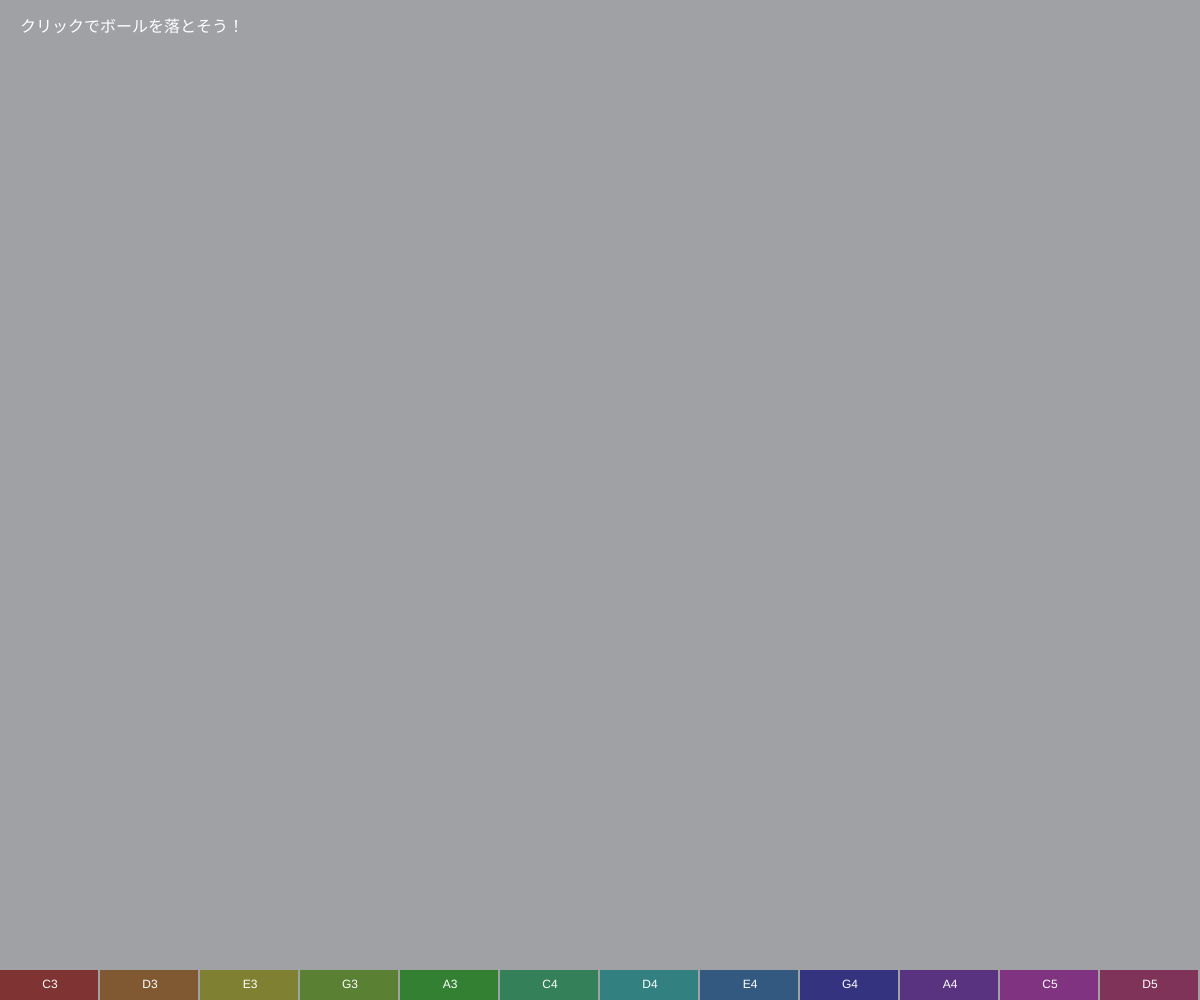
Frame 1 (no input)
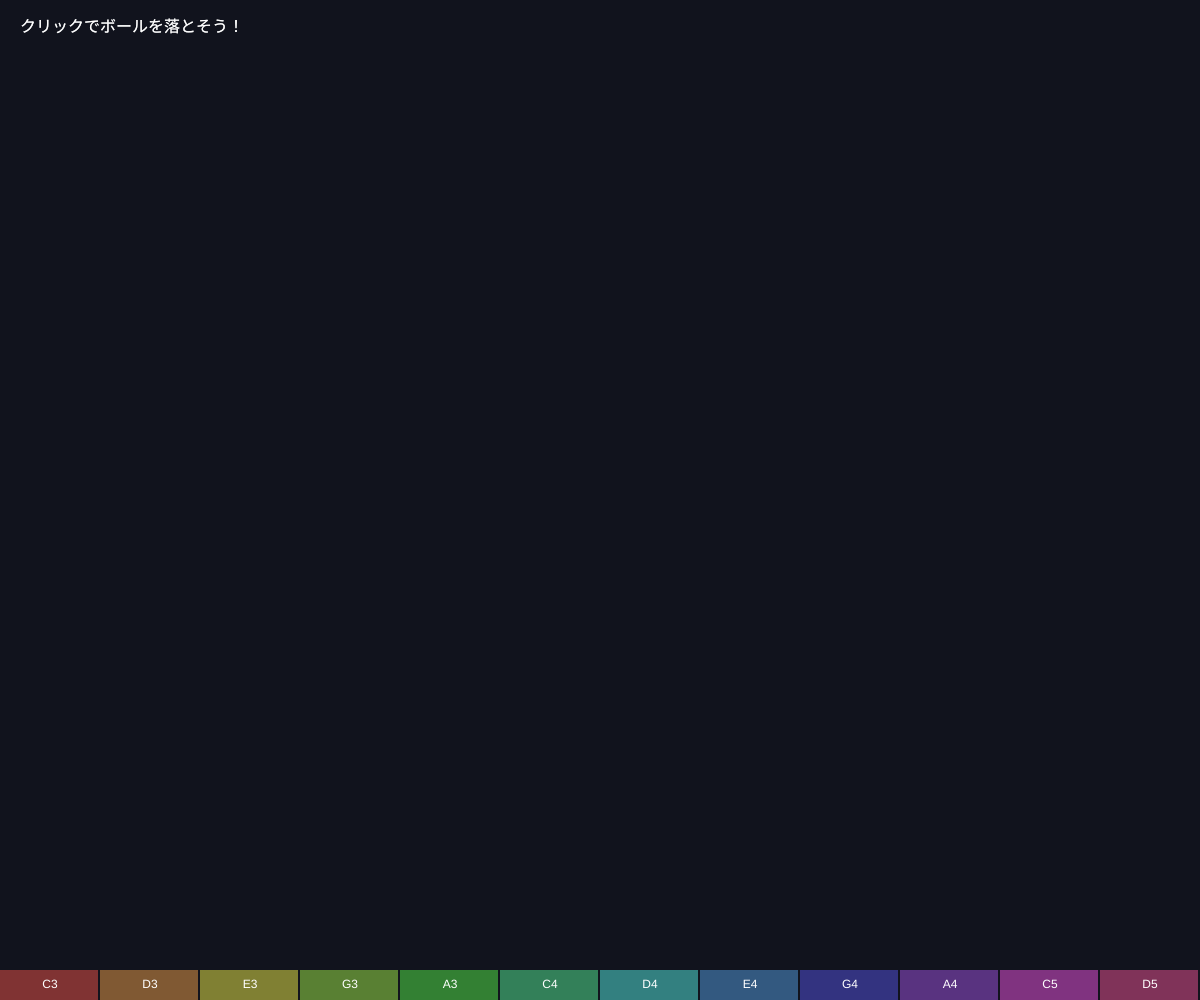
Frame 60 (no input)
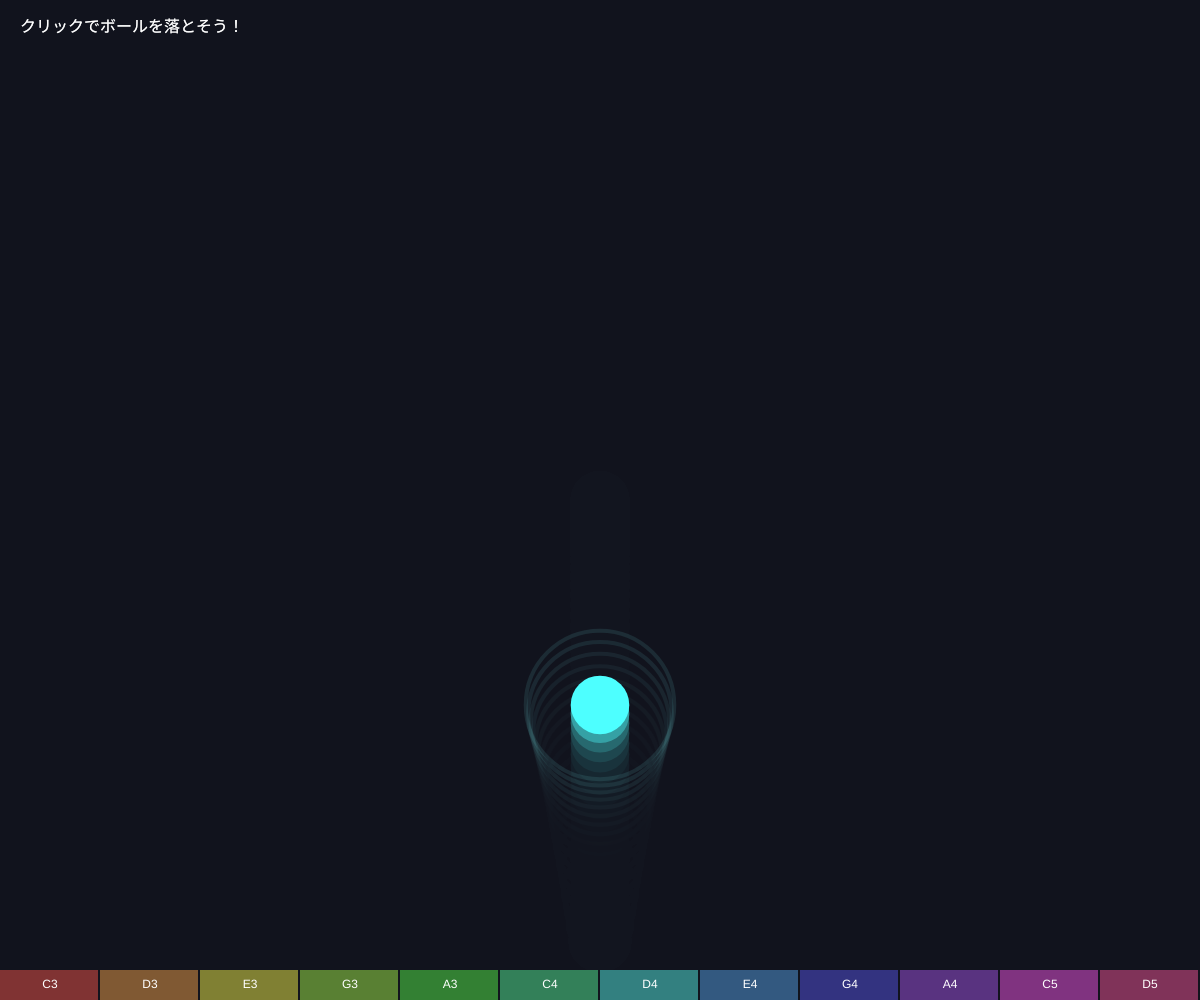
Frame 120 (the mouse pressed at the canvas centre since frame 60)

The p5.js sketch that drew these frames (run headless with seeded random() and noise() and a simulated clock; from frame 60 on, the mouse is pressed at the canvas centre):

// p5.js sketch
// ── sketch.js
// ============================================
// 07 音の出るボール
// クリックするとボールが落ちて、床で跳ねるたびに音が鳴る
// 左ほど低い音、右ほど高い音
// ============================================

let balls = [];

// ペンタトニック・スケール（どの音を組み合わせてもきれいに聞こえる音階）
let notes = ['C3', 'D3', 'E3', 'G3', 'A3', 'C4', 'D4', 'E4', 'G4', 'A4', 'C5', 'D5'];

function setup() {
  createCanvas(windowWidth, windowHeight);
  colorMode(HSB, 360, 100, 100, 100);
}

function draw() {
  background(230, 40, 12, 40);

  // ---- 床（音のゾーン）を描く ----
  let zoneW = width / notes.length;
  for (let i = 0; i < notes.length; i++) {
    noStroke();
    fill(i * 30, 60, 50);
    rect(i * zoneW, height - 30, zoneW - 2, 30);
    fill(0, 0, 100);
    textAlign(CENTER, CENTER);
    textSize(12);
    text(notes[i], i * zoneW + zoneW / 2, height - 15);
  }

  // ---- ボールを動かす ----
  for (let b of balls) {
    b.vy = b.vy + 0.5; // 重力
    b.y = b.y + b.vy;

    // 床にぶつかったら跳ね返る
    let floor = height - 30 - b.r;
    if (b.y > floor) {
      b.y = floor;
      if (abs(b.vy) > 2) {
        // ぶつかった強さで音の大きさを決める
        let volume = map(abs(b.vy), 0, 25, 0.05, 0.5, true);
        playNote(b.note, volume, 0.4); // 音を鳴らす（音名, 大きさ, 長さ）
        b.flash = 100; // 光らせる
      }
      b.vy = b.vy * -0.85; // 跳ね返り（少しずつ弱くなる）
    }

    // ボールを描く
    noStroke();
    fill(b.hue, 70, 100);
    circle(b.x, b.y, b.r * 2);

    // ぶつかった瞬間に光の輪を出す
    if (b.flash > 0) {
      noFill();
      stroke(b.hue, 50, 100, b.flash);
      strokeWeight(4);
      circle(b.x, b.y, b.r * 2 + (100 - b.flash));
      b.flash = b.flash - 5;
    }
  }

  // ボールが多すぎたら古いものから消す
  if (balls.length > 25) {
    balls.shift();
  }

  // ---- 説明 ----
  noStroke();
  fill(0, 0, 100);
  textAlign(LEFT, TOP);
  textSize(16);
  text('クリックでボールを落とそう！', 20, 20);
}

function mousePressed() {
  startAudio(); // ブラウザで音を出すために必要（クリックのときに呼ぶ）

  // マウスの x 位置で音の高さを決める
  let i = floor(map(mouseX, 0, width, 0, notes.length));
  i = constrain(i, 0, notes.length - 1);
  balls.push({
    x: mouseX,
    y: mouseY,
    vy: 0,
    r: random(15, 35),
    note: notes[i],
    hue: i * 30,
    flash: 0,
  });
}

// ---------- やってみよう ----------
// 1. 跳ね返り -0.85 を -1 にすると？（ずっと跳ね続ける）
// 2. 重力 0.5 を 0.2 にすると、ふんわり跳ねる
// 3. notes の中身を変えて、別の音階にしてみよう
//    例） ['C4', 'E4', 'G4', 'B4', 'C5'] など


// ==================================================
// ここから下は「音を鳴らすための道具」です
// （中身は読まなくても OK。消さないでね）
// ==================================================
let audioCtx, masterOut;

// 音を出す準備（クリックやキーを押したときに呼ぶ）
function startAudio() {
  if (!audioCtx) {
    audioCtx = new AudioContext();
    masterOut = audioCtx.createDynamicsCompressor(); // 音割れを防ぐ
    masterOut.connect(audioCtx.destination);
  }
  audioCtx.resume();
}

// 音を1つ鳴らす： playNote('C4', 音の大きさ 0〜1, 長さ[秒], 音色)
// 音色は 'sine' 'triangle' 'sawtooth' 'square' から選べる
function playNote(note, volume = 0.3, duration = 0.3, type = 'triangle') {
  if (!audioCtx) return;
  let t = audioCtx.currentTime;
  let osc = audioCtx.createOscillator();
  let amp = audioCtx.createGain();
  osc.type = type;
  osc.frequency.value = noteToFreq(note);
  amp.gain.setValueAtTime(0.0001, t);
  amp.gain.exponentialRampToValueAtTime(volume, t + 0.01); // すぐ大きく
  amp.gain.exponentialRampToValueAtTime(0.0001, t + duration); // だんだん小さく
  osc.connect(amp);
  amp.connect(masterOut);
  osc.start(t);
  osc.stop(t + duration + 0.05);
}

// 音名（'C4' や 'F#3'）を周波数（Hz）に変える
function noteToFreq(note) {
  let steps = { C: 0, D: 2, E: 4, F: 5, G: 7, A: 9, B: 11 };
  let n = steps[note[0]];
  if (note[1] === '#') n = n + 1;
  if (note[1] === 'b') n = n - 1;
  let octave = parseInt(note.slice(-1));
  let midi = n + (octave + 1) * 12;
  return 440 * Math.pow(2, (midi - 69) / 12); // ラ(A4) = 440Hz が基準
}
